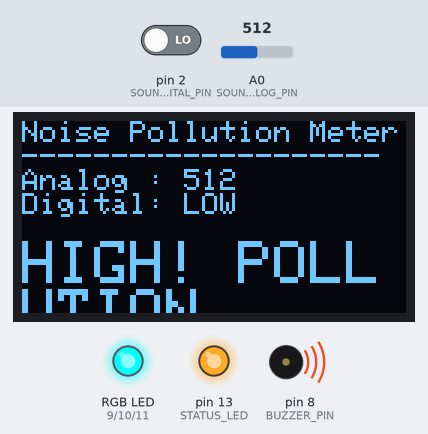
Bench run of a sketch on a simulated Arduino Uno, built with avr-gcc and run on an emulated ATmega328P. On the bench: 128×64 one-colour display, an RGB LED mixed from three pins (HIGH = lit), output pins drawn as LEDs (lit = HIGH), buzzer (waves = sounding). The inputs (shaded band) are chosen by the test bench; at power-on: A0 (SOUND_ANALOG_PIN) = 512, pin 2 (SOUND_DIGITAL_PIN) LOW. What the sketch prints to the serial monitor is not drawn.

Above: at 2.7 s.
2.8 s: A0 (SOUND_ANALOG_PIN) set to 54
At 4.2 s:
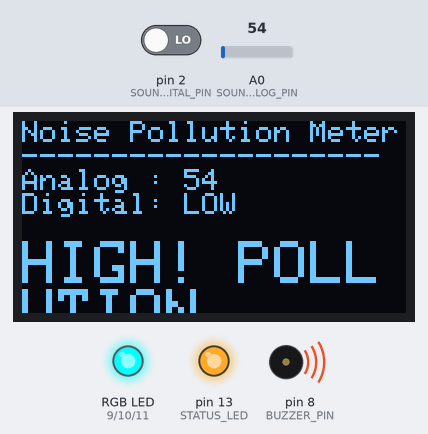
4.7 s: A0 (SOUND_ANALOG_PIN) set to 46
At 5.8 s:
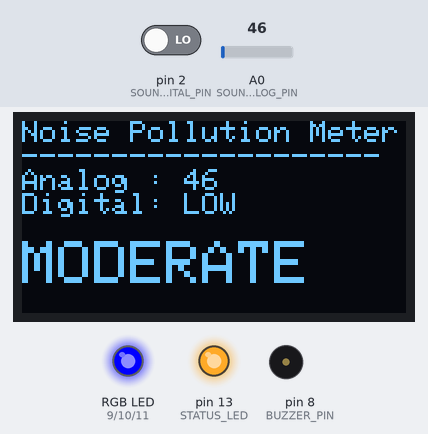
6.6 s: pin 2 (SOUND_DIGITAL_PIN) driven HIGH
At 7.6 s:
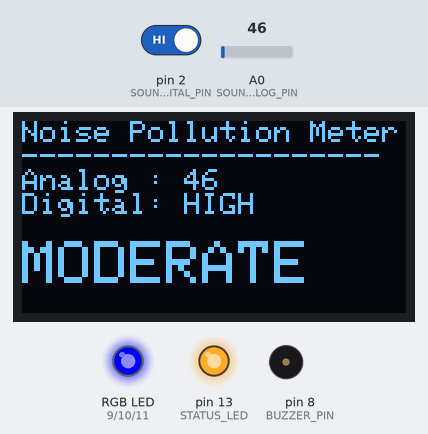
8.5 s: A0 (SOUND_ANALOG_PIN) set to 22
At 9.7 s:
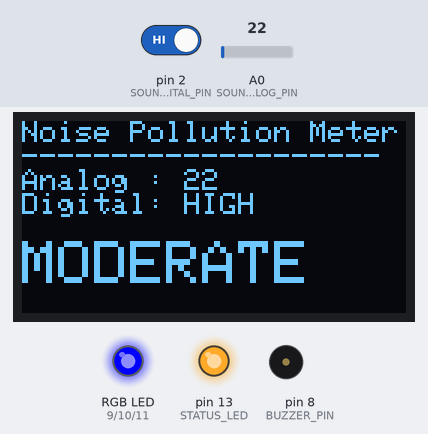
10.0 s: A0 (SOUND_ANALOG_PIN) set to 18
At 10.8 s:
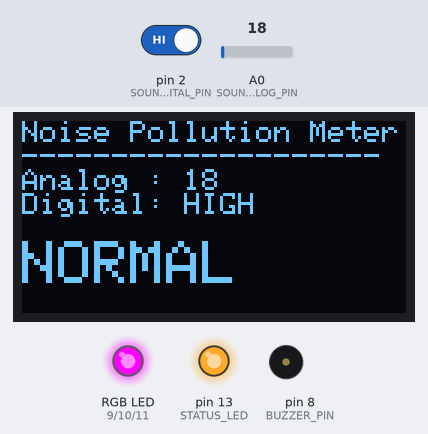
11.6 s: pin 2 (SOUND_DIGITAL_PIN) driven LOW
At 13.4 s:
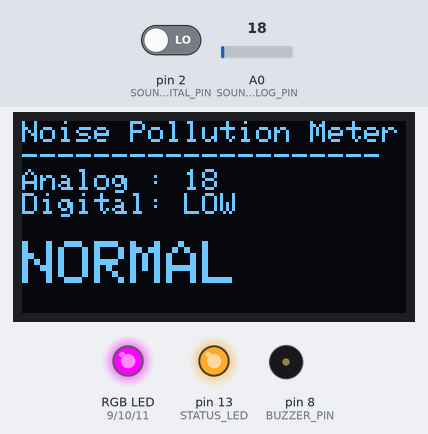
Timing chart, 0 to 14.5 s (numbered marks = the images above; inputs shaded):
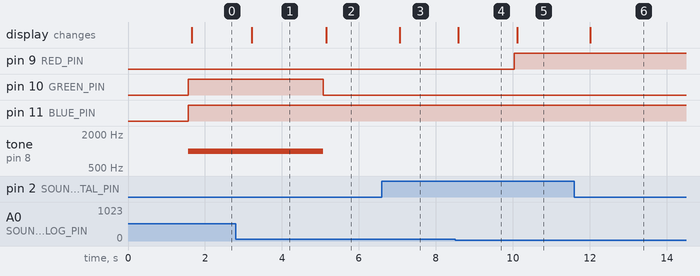

Measured:
- the behaviour switches between 50 and 49 on A0 (SOUND_ANALOG_PIN) (found by bisection; images 1 and 2)
- the behaviour switches between 20 and 19 on A0 (SOUND_ANALOG_PIN) (found by bisection; images 4 and 5)
- after the input at 2.8 s, the display: changes after 0.41 s (image 1)
- after the input at 4.7 s, pin 10 (GREEN_PIN): HIGH → LOW after 0.37 s; tone on pin 8 (BUZZER_PIN): 1000 Hz → silent after 0.37 s; the display: changes after 0.45 s (image 2)
- after the input at 6.6 s, the display: changes after 0.46 s (image 3)
- after the input at 8.5 s, the display: changes after 0.09 s (image 4)
- after the input at 10.0 s, pin 9 (RED_PIN): LOW → HIGH at once; the display: changes after 0.11 s (image 5)
- after the input at 11.6 s, the display: changes after 0.41 s (image 6)

The sketch:

Noise_Pollution_Detector.ino
```cpp
/*
  =====================================================
   NOISE POLLUTION DETECTOR
   ATL Project - Class 8
   =====================================================

  WHAT THIS PROJECT DOES:
  ------------------------
  A sound sensor (KY-038 module) listens to the noise
  around it. The Arduino reads the sound in TWO different
  ways from the SAME sensor:

  1) ANALOG VALUE (from pin A0)
     - This gives a NUMBER from 0 to 1023.
     - It tells us HOW LOUD the sound is (the amplitude).
     - Louder sound = bigger number.
     - This is like a "volume meter".

  2) DIGITAL VALUE (from pin D0)
     - This gives only TWO possible values: HIGH (1) or LOW (0).
     - The module compares the sound to a threshold that
       YOU set using the small blue screw (potentiometer)
       on the KY-038 board.
     - If sound crosses that threshold -> HIGH, else LOW.
     - This is like a simple "yes/no, is it loud?" switch.

  WHY LEARN BOTH?
  ----------------
  - ANALOG values let us measure and show a NUMBER (great for
    graphs, levels, OLED display, Serial Monitor readings).
  - DIGITAL values are simple and fast, good for triggering
    an action like turning on a buzzer or LED instantly.
  Real world sensors often give you both options, and a good
  student should know when to use which one.

  OUTPUTS OF THIS PROJECT:
  --------------------------
  - RGB LED shows noise level as a colour:
      GREEN  = Normal noise level
      YELLOW = Moderate noise level
      RED    = High noise pollution
  - Buzzer beeps when noise is HIGH (pollution alert)
  - OLED display shows live analog value, digital value,
    and the noise status in text
  - Serial Monitor prints the same information, so students
    can see the raw numbers while the code is running

  HARDWARE USED:
  ---------------
  - Arduino Uno
  - KY-038 Sound Sensor Module
  - Common Anode RGB LED (3 x 220 ohm resistors)
  - Buzzer
  - 0.96" I2C OLED Display (SSD1306, 128x64)

  PIN CONNECTIONS:
  ------------------
  KY-038 VCC   -> Arduino 5V
  KY-038 GND   -> Arduino GND
  KY-038 A0    -> Arduino A0
  KY-038 D0    -> Arduino Pin 2

  OLED VCC     -> Arduino 5V
  OLED GND     -> Arduino GND
  OLED SDA     -> Arduino A4
  OLED SCL     -> Arduino A5

  RGB LED common pin -> Arduino 5V (Common ANODE)
  RGB LED Red leg     -> 220 ohm resistor -> Arduino Pin 9
  RGB LED Green leg   -> 220 ohm resistor -> Arduino Pin 10
  RGB LED Blue leg    -> 220 ohm resistor -> Arduino Pin 11

  Buzzer (+) -> Arduino Pin 8
  Buzzer (-) -> Arduino GND

  LIBRARIES NEEDED (install from Library Manager):
  ----------------------------------------------------
  1. "Adafruit GFX Library"
  2. "Adafruit SSD1306"

  =====================================================
*/

#include <Wire.h>
#include <Adafruit_GFX.h>
#include <Adafruit_SSD1306.h>

// ---------- OLED SETTINGS ----------
#define SCREEN_WIDTH 128
#define SCREEN_HEIGHT 64
#define OLED_RESET -1        // Uno shares reset pin, so -1 is fine
Adafruit_SSD1306 display(SCREEN_WIDTH, SCREEN_HEIGHT, &Wire, OLED_RESET);

// ---------- PIN DEFINITIONS ----------
const int SOUND_ANALOG_PIN  = A0;   // Gives a NUMBER (0-1023)
const int SOUND_DIGITAL_PIN = 2;    // Gives HIGH or LOW only

const int RED_PIN    = 9;
const int GREEN_PIN   = 10;
const int BLUE_PIN   = 11;

const int BUZZER_PIN = 8;
const int STATUS_LED = 13;          // Arduino's built-in LED

// ---------- THRESHOLD VALUES (You can adjust after testing) ----------
// These decide where "Normal", "Moderate" and "High" begin.
// Test in your classroom and change these numbers if needed.
const int NORMAL_LIMIT   = 20;     // Below this = Normal
const int MODERATE_LIMIT = 50;     // Below this = Moderate, above = High

void setup() {
  // Start Serial Monitor for printing readings
  Serial.begin(9600);
  Serial.println(F("=== Noise Pollution Detector Starting ==="));

  // Set pin modes
  pinMode(SOUND_DIGITAL_PIN, INPUT);
  pinMode(RED_PIN, OUTPUT);
  pinMode(GREEN_PIN, OUTPUT);
  pinMode(BLUE_PIN, OUTPUT);
  pinMode(BUZZER_PIN, OUTPUT);
  pinMode(STATUS_LED, OUTPUT);

  digitalWrite(STATUS_LED, HIGH);   // Built-in LED ON = system is powered and running

  // Start the OLED display (I2C address is usually 0x3C)
  if (!display.begin(SSD1306_SWITCHCAPVCC, 0x3C)) {
    Serial.println(F("OLED not found! Check wiring."));
    // We do not stop the program - project can still run using Serial Monitor
  }

  display.clearDisplay();
  display.setTextSize(1);
  display.setTextColor(SSD1306_WHITE);
  display.setCursor(0, 0);
  display.println(F("Noise Pollution"));
  display.println(F("Detector Ready..."));
  display.display();
  delay(1500);
}

void loop() {
  // ---------- STEP 1: READ THE ANALOG VALUE ----------
  // analogRead() returns a number between 0 and 1023
  // This tells us the STRENGTH (loudness) of the sound
  int analogValue = analogRead(SOUND_ANALOG_PIN);

  // ---------- STEP 2: READ THE DIGITAL VALUE ----------
  // digitalRead() returns only HIGH (1) or LOW (0)
  // This tells us if sound crossed the threshold set on
  // the KY-038 module's blue potentiometer
  int digitalValue = digitalRead(SOUND_DIGITAL_PIN);

  // ---------- STEP 3: DECIDE NOISE LEVEL USING ANALOG VALUE ----------
  // We use the analog number to classify noise into 3 categories.
  String noiseStatus;

  if (analogValue < NORMAL_LIMIT) {
    noiseStatus = "NORMAL";
    setColor(false, true, false);   // GREEN
    noTone(BUZZER_PIN);
  }
  else if (analogValue < MODERATE_LIMIT) {
    noiseStatus = "MODERATE";
    setColor(true, true, false);    // YELLOW (Red + Green together)
    noTone(BUZZER_PIN);
  }
  else {
    noiseStatus = "HIGH! POLLUTION";
    setColor(true, false, false);   // RED
    tone(BUZZER_PIN, 1000);         // Buzzer beeps at 1000 Hz
  }

  // ---------- STEP 4: PRINT BOTH VALUES ON SERIAL MONITOR ----------
  // This helps students SEE the difference between analog and digital
  Serial.print("Analog Value (Loudness Number): ");
  Serial.print(analogValue);

  Serial.print("   |   Digital Value (Threshold HIGH/LOW): ");
  Serial.print(digitalValue == HIGH ? "HIGH" : "LOW");

  Serial.print("   |   Noise Level: ");
  Serial.println(noiseStatus);

  // ---------- STEP 5: SHOW EVERYTHING ON OLED DISPLAY ----------
  display.clearDisplay();
  display.setCursor(0, 0);
  display.setTextSize(1);
  display.println(F("Noise Pollution Meter"));
  display.println(F("--------------------"));

  display.print(F("Analog : "));
  display.println(analogValue);

  display.print(F("Digital: "));
  display.println(digitalValue == HIGH ? "HIGH" : "LOW");

  display.println();
  display.setTextSize(2);
  display.println(noiseStatus);

  display.display();

  // Small delay so readings are easier to read on screen/monitor
  delay(300);
}

// ---------- FUNCTION TO CONTROL RGB LED ----------
// IMPORTANT: This is a COMMON ANODE RGB LED.
// That means: LOW = colour ON, HIGH = colour OFF (it is "inverted").
// This function makes it simple - just tell it true/false for each colour
// and it takes care of the inverted logic automatically.
void setColor(bool red, bool green, bool blue) {
  digitalWrite(RED_PIN,   red   ? LOW : HIGH);
  digitalWrite(GREEN_PIN, green ? LOW : HIGH);
  digitalWrite(BLUE_PIN,  blue  ? LOW : HIGH);
}
```
